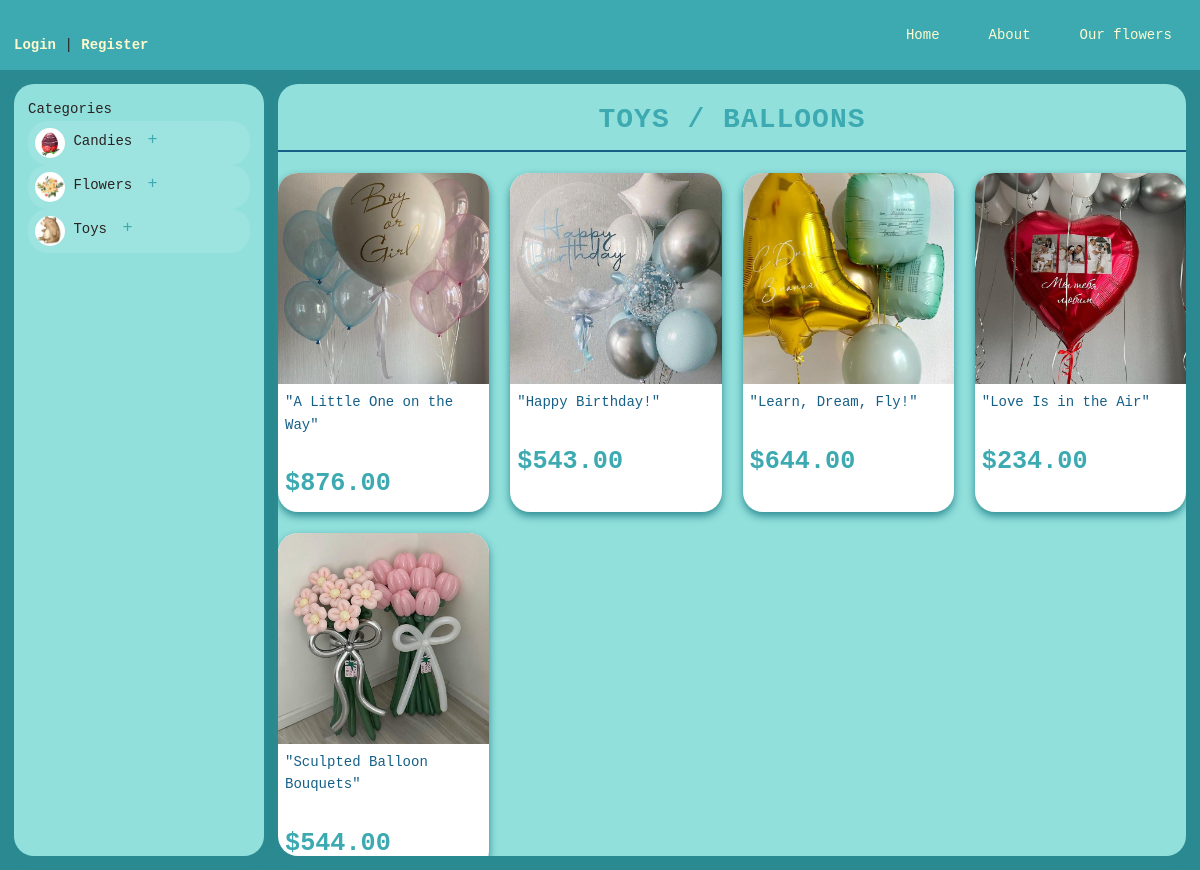
/products/category/3/subcategory/7/, run on an earlier commit of the app's database.
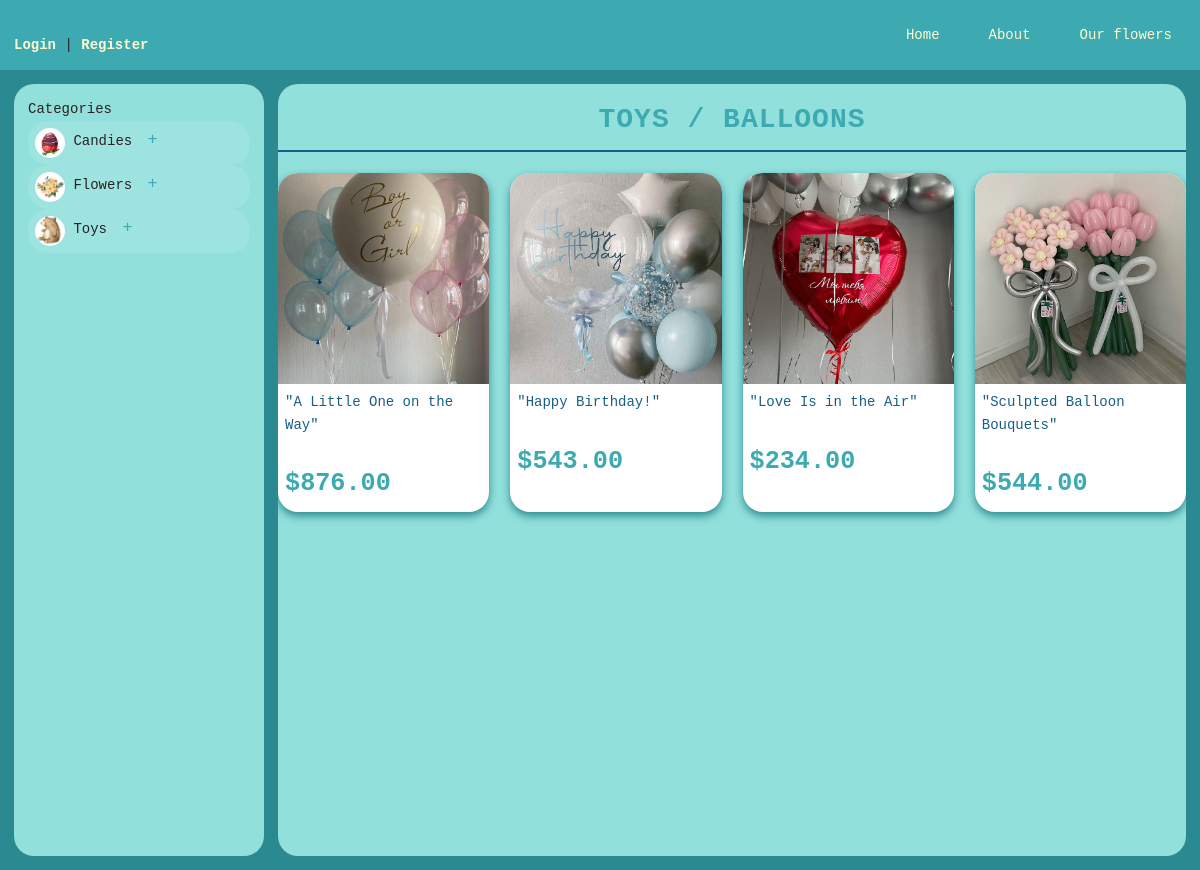
And on a later commit of the database.
### products/models.py (models this page shows, shortened)
class Category(models.Model):
    name = models.CharField(max_length=100, verbose_name='Category Name')
    description = models.TextField(blank=True, verbose_name='Category Description')
    image = models.ImageField(
        upload_to='category/',
        blank=True,
        verbose_name='Category Image'
    )
    class Meta:
        verbose_name = 'Category'
        verbose_name_plural = 'Categories'
        ordering = ['name']

class Product(models.Model):
    name = models.CharField(max_length=255, verbose_name='Product Name')
    subcategory = models.ForeignKey(SubCategory, on_delete=models.CASCADE,
                                   related_name='products', verbose_name='Subcategory')
    description = models.TextField(blank=True, verbose_name='Product Description')
    price = models.DecimalField(max_digits=10, decimal_places=2, verbose_name='Price')
    quantity = models.PositiveIntegerField(default=0, verbose_name='Quantity in Stock')
    image = models.ImageField(
        upload_to='products/',
        blank=True,
        verbose_name='Product Image'
    )
    available = models.BooleanField(default=True, verbose_name='Available')
    class Meta:
        verbose_name = 'Product'
        verbose_name_plural = 'Products'
        ordering = ['name']

### products/views.py (the view)
def subcategory_view(request, category_id, subcategory_id):
    subcategory = get_object_or_404(SubCategory, id=subcategory_id, category_id=category_id)
    products = Product.objects.filter(
        subcategory=subcategory,
        available=True  # Уже фильтрует по доступности
    )
    cart_items = {}
    if request.user.is_authenticated:
        cart, created = Cart.objects.get_or_create(user=request.user)
        cart_items = {str(item.product.id): item.quantity for item in cart.items.all()}
    context = {
        'category': subcategory.category,
        'subcategory': subcategory,
        'products': products,
        'cart_items': cart_items,
        'favorite_products': Favorite.objects.filter(user=request.user).values_list('product', flat=True) if request.user.is_authenticated else []
    }
    return render(request, 'products/subcategory.html', context)

### products/context_processors.py (called while the page is built)
def categories(request):
    return {
        'categories': Category.objects.prefetch_related('subcategories').all()
    }

### templates/products/subcategory.html (shortened to what this page needs)
{% extends 'home/layout.html' %}
{% load cart_filters %}
{% block content %}
<div class="subcategory-page">
    <h1 class="page-title">
        <span class="category-name">{{ subcategory.category.name }}</span> /
        <span class="subcategory-name">{{ subcategory.name }}</span>
    </h1>
    <div class="products-grid">
        {% for product in products %}
        <div class="product-card">
            <div class="product-image-container">
                <a href="{% url 'product_detail' product.id %}" class="product-link">
                    {% if product.image %}
                    <img src="{{ product.image.url }}" alt="{{ product.name }}" class="product-image" />
                    {% else %}
                    <div class="no-image">No image available</div>
                    {% endif %}
                </a>
            </div>
            <div class="product-info">
                <h3 class="product-name">{{ product.name }}</h3>
                <p class="product-price">${{ product.price }}</p>
            </div>
        </div>
        {% endfor %}
    </div>
</div>
{% endblock %}

### templates/home/layout.html (shortened to what this page needs)
{% load static %}
{% load cart_filters %}
<!DOCTYPE html>
<html lang="en">
    <head>
        <link rel="stylesheet" href="{% static 'home/css/reset.css' %}">
        <link rel="stylesheet" href="{% static 'home/css/layout.css' %}">
        <link rel="stylesheet" href="https://cdnjs.cloudflare.com/ajax/libs/font-awesome/6.0.0-beta3/css/all.min.css">
    </head>
    <body>
        <header class="header">
            <nav class="nav">
                <div class="auth-links">
                    {% if user.is_authenticated %}
                    <p class="welcome-msg">Welcome, <span class="username">{{ user.username }}</span>! <a
                            href="{% url 'users:logout' %}" class="auth-link">Logout</a></p>
                    {% else %}
                    <p class="auth-options">
                        <a href="{% url 'users:login' %}" class="auth-link">Login</a> |
                        <a href="{% url 'users:registration' %}" class="auth-link">Register</a>
                    </p>
                    {% endif %}
                </div>
                <div class="nav-links">
                    <div class="nav-item">
                        <a href="{% url '' %}" class="nav-link">Home</a>
                    </div>
                    <div class="nav-item">
                        <a href="{% url 'about' %}" class="nav-link">About</a>
                    </div>
                    <div class="nav-item">
                        <a href="{% url 'products' %}" class="nav-link">Our flowers</a>
                    </div>
                </div>
            </nav>
        </header>
        <div class="main-wrapper">
            <aside class="sidebar">
                <div class="categories">
                    <h3 class="categories-title">Categories</h3>
                    <ul class="categories-list">
                        {% for category in categories %}
                        <li class="category-item">
                            <div class="category-header">
                                {% if category.image %}
                                <img class="category-image" src="{{ category.image.url }}" alt="{{ category.name }}" />
                                {% endif %}
                                <a href="{% url 'category_view' category.id %}" class="category-link">{{ category.name}}</a>
                                {% if category.subcategories.all %}
                                <button class="toggle-subcategories">+</button>
                                {% endif %}
                            </div>
                        </li>
                        {% endfor %}
                    </ul>
                </div>
            </aside>
            <main class="main-content">
                {% block content %}
                {% endblock %}
            </main>
        </div>
    </body>
</html>

What changed in the data, as far as the page shows it:
no longer on this page (row edited): Product: image (picture), name "\"Learn, Dream, Fly!\"", price "644.00"
